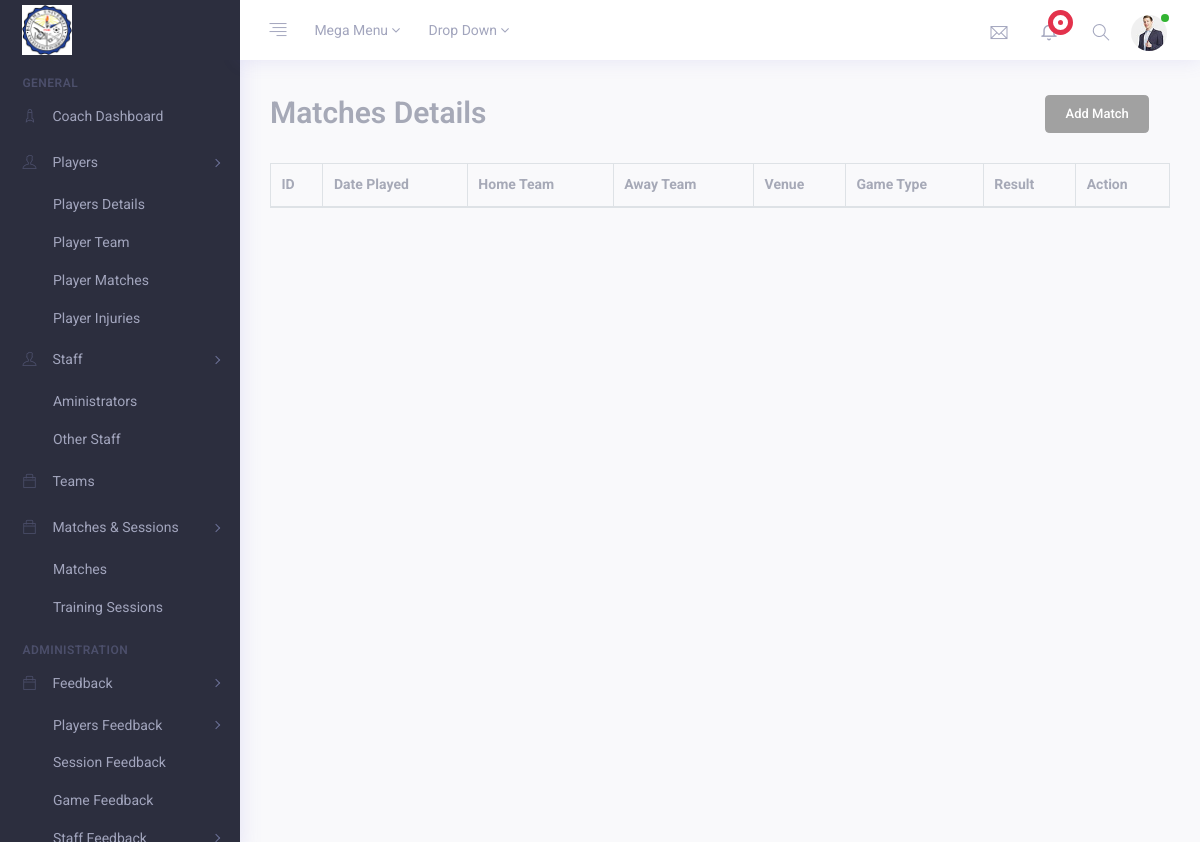
The app's page /coach/coach_matches/, older data.
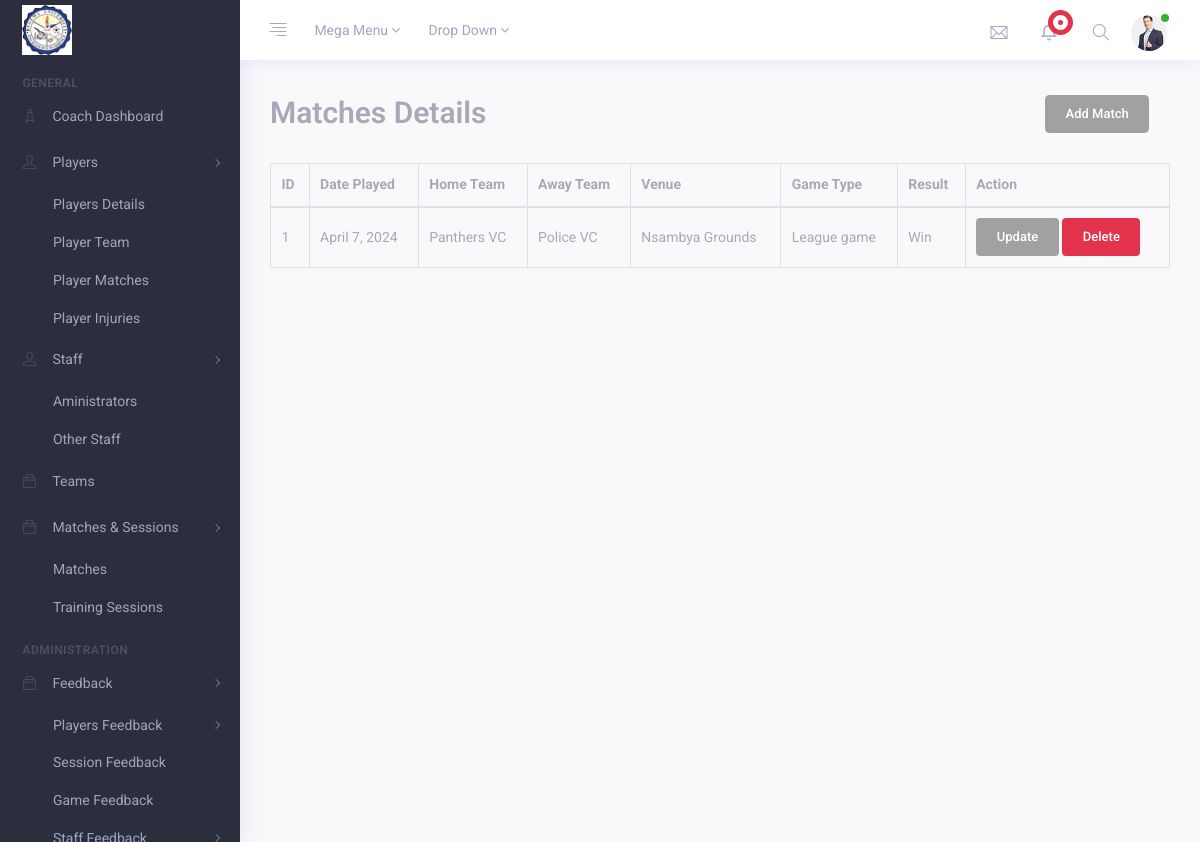
The same page, newer data.
### administrator/models.py (models this page shows)
class Match(models.Model):
    match_id = models.AutoField(primary_key=True)
    date = models.DateField(default=None)
    home_team = models.CharField(max_length=100)
    away_team = models.CharField(max_length=100)
    venue = models.CharField(max_length=100)
    game_type_choices = [
        ('League game', 'League game'),
        ('Friendly game', 'Friendly game'),
        ('Tournament game', 'Tournament game')
    ]
    game_type = models.CharField(max_length=30, choices=game_type_choices, default='League game')
    result_choices = [
        ('Win', 'Win'),
        ('Loss', 'Loss'),
        ('Draw', 'Draw'),
    ]
    result = models.CharField(max_length=30, choices=result_choices, default='Win')

### coach/views.py (the view)
# urls.py: path('coach_matches/', views.coach_matches, name="coach_matches"),
def coach_matches(request):
    coach_matches = Match.objects.all()
    return render(request, "coach_matches.html", {'coach_matches': coach_matches})

### coach/templates/coach_matches.html (shortened to what this page needs)
{% extends 'coachroot.html' %}
{% load static %}
{% block content %}
{% load crispy_forms_tags %}
<div class="container-fluid">
    <div class="row">
        <div class="col-md-12 m-b-30">
            <form method="POST" action="">
                <div class="row">
                  <div class="col-10">
                    <h2 class="text-muted">Matches Details</h2>
                  </div>
                  <div class="col-2">
                    <a class="btn btn-lg btn-secondary" href="{% url 'coach_add_match' %}" role="button">Add Match</a>
                  </div>
              </div><br />
                <div class="display_table">
                    <table class='table table-bordered'>
                      <thead>
                        <tr>
                          <th>ID</th>
                          <th>Date Played</th>
                          <th>Home Team</th>
                          <th>Away Team</th>
                          <th>Venue</th>
                          <th>Game Type</th>
                          <th>Result</th>
                          <th>Action</th>
                        </tr>
                      </thead>
                      {% for match in coach_matches %}
                      <tbody>
                        <tr>
                          <td>{{ match.match_id }}</td>
                          <td>{{ match.date }}</td>
                          <td>{{ match.home_team }}</td>
                          <td>{{ match.away_team }}</td>
                          <td>{{ match.venue }}</td>
                          <td>{{ match.game_type }}</td>
                          <td>{{ match.result }}</td>
                          <td>
                              <a href="" class="btn btn-secondary">Update</a>
                              <a href="" class="btn btn-danger">Delete</a>
                          </td>
                        </tr>
                      </tbody>
                      {% endfor %}
                    </table>
            </form>
        </div>
    </div>
</div>
{% endblock content %}

Row changes from the older to the newer data that the page shows:
added Match: match_id "1", date "April 7, 2024", home_team "Panthers VC", away_team "Police VC", venue "Nsambya Grounds", game_type "League game", result "Win"
